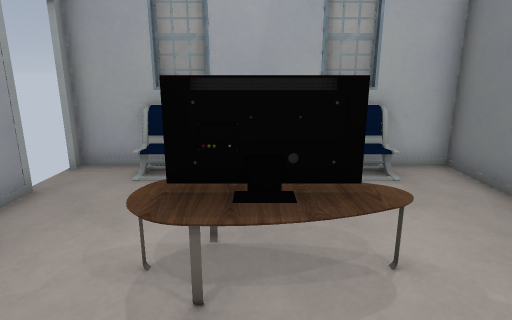
[1] (above)

24 first-person views from a walk through a level from a Godot 3-D game. The camera is 1.2 m above the floor, tilts 14° down and sees 75° across. The floor is counted in squares, 0.5 m on a side. Each view is taken from the middle of a square. On the plan, view 1 faces up. The plan holds only what a view shows up to about 20 squares ahead; the rest is blank. Door leaves are left out where a doorway can be walked through. Some surface patterns are stand-ins.

[2]
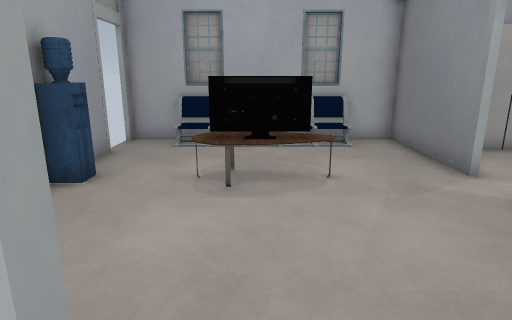

[3]
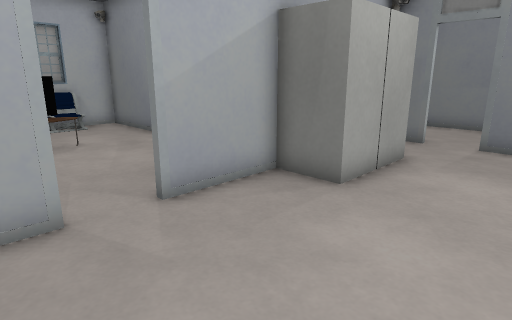

[4]
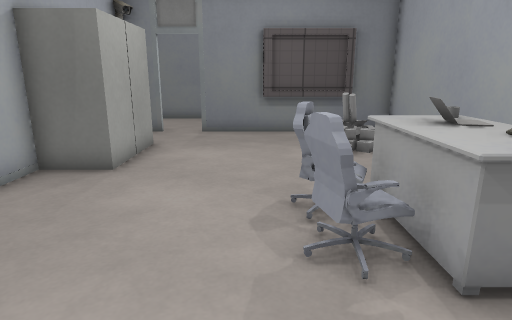

[5]
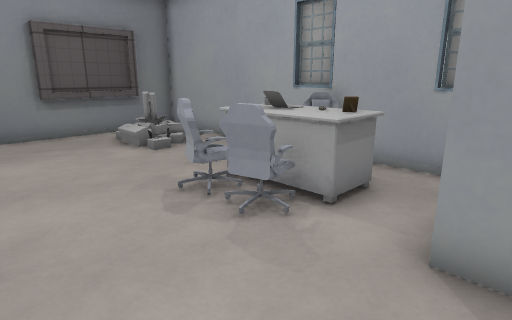

[6]
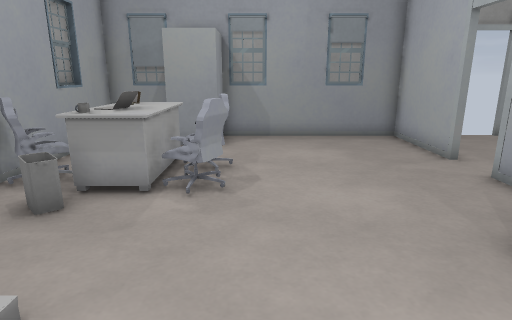

[7]
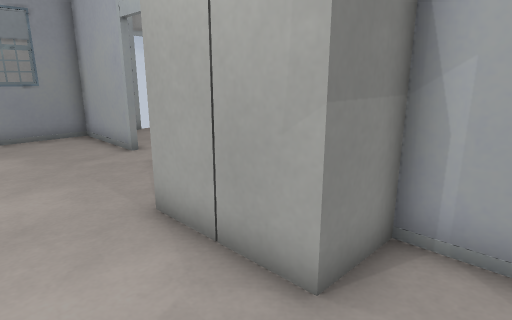

[8]
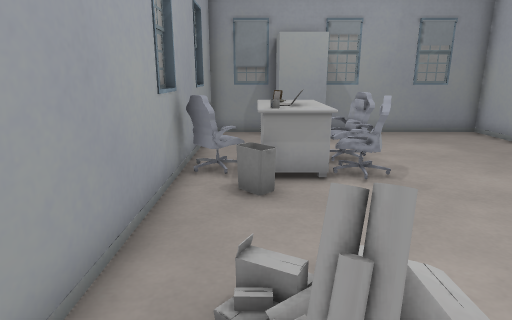

[9]
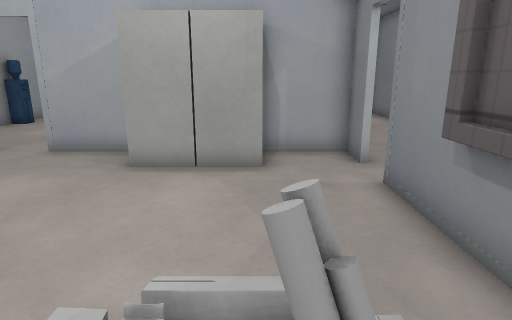

[10]
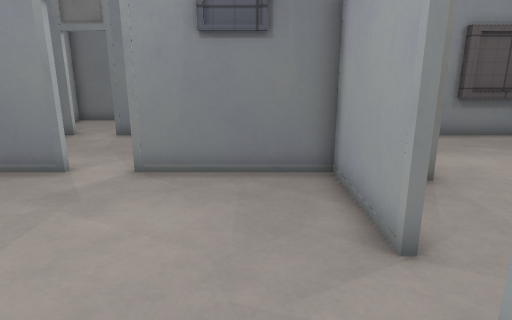

[11]
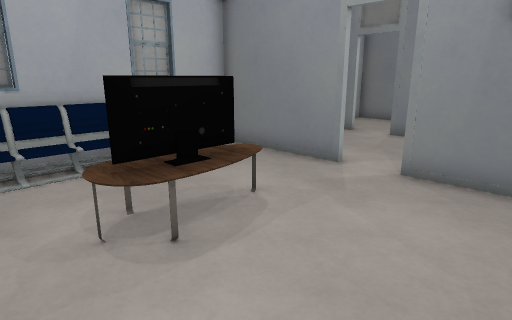

[12]
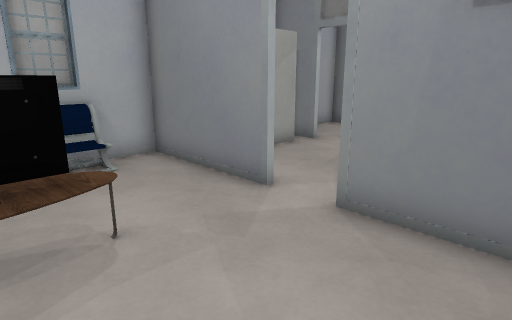

[13]
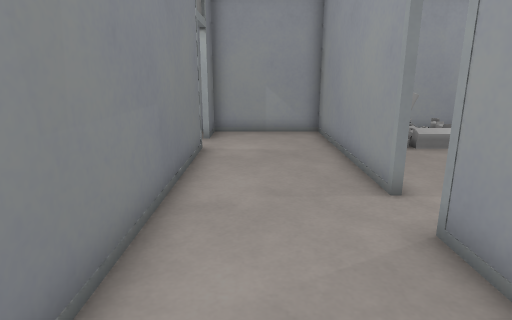

[14]
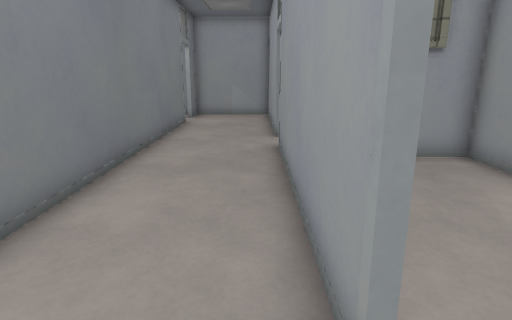

[15]
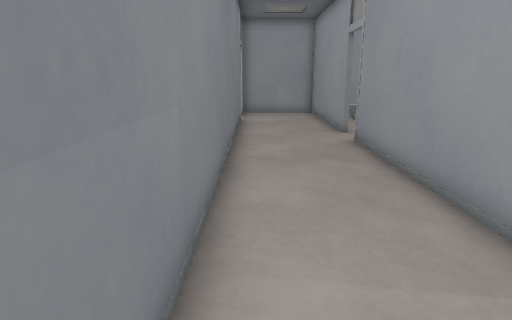

[16]
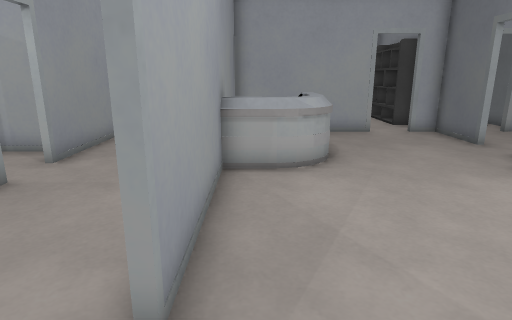

[17]
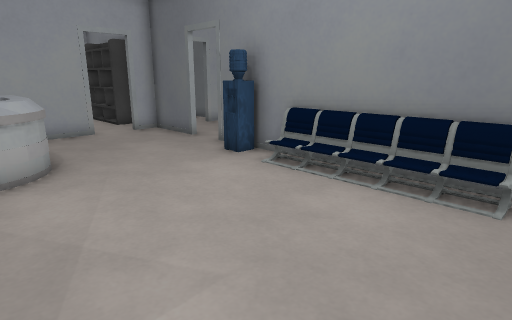

[18]
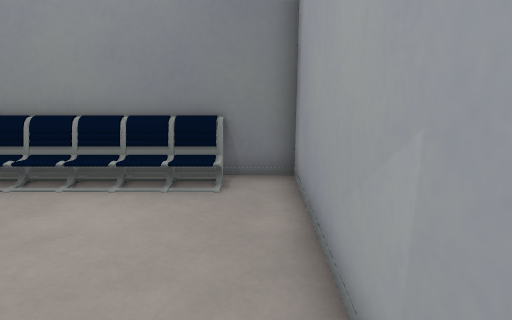

[19]
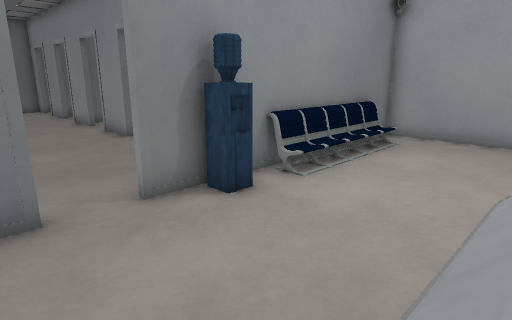

[20]
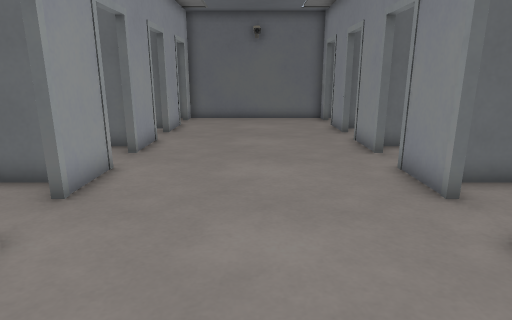

[21]
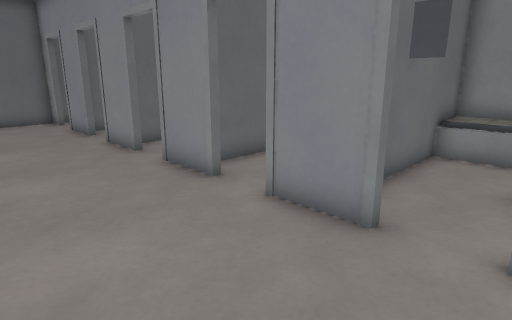

[22]
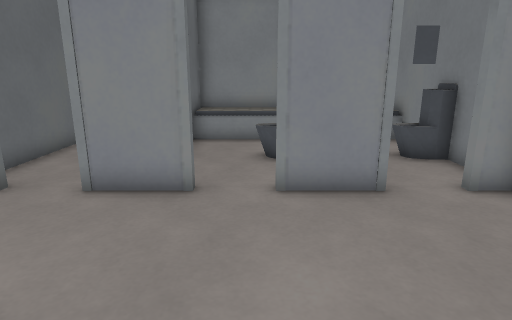

[23]
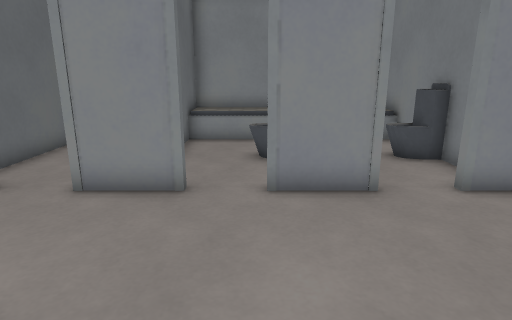

[24]
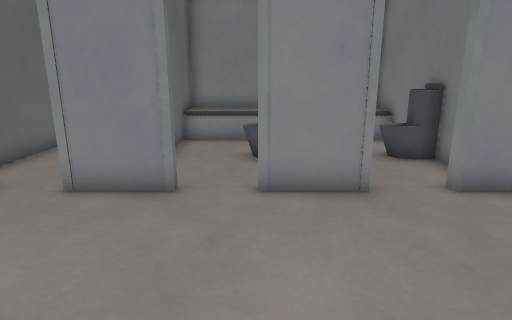

### Floor plan
Key: @ floor where view 1 was taken; # wall or solid block; x gap in a wall; . floor; / step, stairs or slope; D door; = window, fence, low wall or low ledge; ^ raised ledge; C computer; E desk; O other object.
Columns run from 5 left of view 1 to 46 right of it. Each row starts with its distance up from view 1.
  9 ###########         ##
  8 D..OOOOOO.#    #D ...#
  7 D.........#  ###D....#       ##
  6 #.........# ....D....#       ##
  5 #.........#.....D....#       ##
  4 ##..###...#.....#....#      .##   #
  3 ##........D.....#....#      .##   #    #
  2 #.........D.....#....#      ..#  .#    #  .#   #   #
  1 D.........#.... #....######DD##  D# .D##xD##xDD##DD#
  0 D....@....#.... #....#   .....# ...................#
 -1 x.........#...  #....#  ......#.. .................#
 -2   ........#...  #....#  E.....#.. .................#
 -3 #####Dx##########....#  E.....D....................#
 -4 #.........####..#....#  E.....D....................#
 -5 #.........####..D....#EEE....##....................#
 -6 #...............D....#.......##....................#
 -7 #...............#....#........##DD##DD##DD##xDD##DD#
 -8 #...............#....#.......O#...# .. #...#...# ..#
 -9 #...............#....#.......O#...# .. #...#...# ..#
-10 ###..=#=........#....#.......O##..#=.. ##..#O..#  .#
-11   #.====....//..#....#.......O# ..##.. #...#...#   #
-12 ###.==CO...//=#.#....D  .....O#...# .. #...#...#   #
-13 #...====..../==.#....D   ....O#^^^^^^^^^^^^#^^^^
-14 #.....##...../  #....#.  .....#  ^^^^^^^^^^^^^^^
-15 ###############################  ^^^^^^^^^^#^^^^

Where each view was taken, in squares from view 1:
view 1: 0 up, 0 right, facing up
view 2: 4 down, 0 right, facing up
view 3: 9 down, 2 left, facing up-right
view 4: 9 down, 4 left, facing right
view 5: 6 down, 4 left, facing down-right
view 6: 9 down, 9 right, facing left
view 7: 8 down, 10 right, facing up-left
view 8: 13 down, 10 right, facing left
view 9: 14 down, 8 right, facing up
view 10: 1 down, 3 left, facing right
view 11: 1 down, 3 left, facing up-right
view 12: 1 down, 0 right, facing up-right
view 13: 0 up, 14 right, facing down
view 14: 7 up, 12 right, facing down
view 15: 8 up, 15 right, facing down
view 16: 14 down, 17 right, facing up
view 17: 14 down, 17 right, facing up-right
view 18: 14 down, 17 right, facing right
view 19: 1 down, 19 right, facing down-right
view 20: 3 down, 26 right, facing right
view 21: 2 down, 26 right, facing down-right
view 22: 0 up, 31 right, facing down
view 23: 0 up, 35 right, facing down
view 24: 0 up, 39 right, facing down
